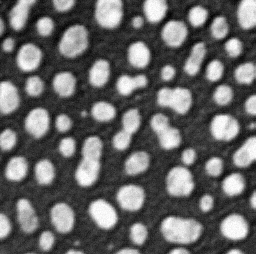
#> input picture classes/class10/Grayscale-Morphology-and-Reconstruction/images/blobs.png, 256 x 254 px, found by its file name; the run also reads 1 picture not shown here
$ jupyter execute --allow-errors morphology-reconstruction.ipynb   (shell and % lines are left out)
#> lines starting #> are read from the running program, lines starting #| are printed output that depends on the picture; after the words box and inside, x2 and y2 are one past the last pixel; in counts of white or black regions, pixels touching at a corner belong together
# Morphology: Binary Methods

[cell 1]

import time

import numpy as np

import matplotlib.image as img
import matplotlib.pyplot as plt

from skimage import io
from skimage.util import img_as_ubyte, img_as_bool, invert

from skimage.morphology import disk, square
from skimage.morphology import binary_dilation
from skimage.morphology import reconstruction

[cell 2]
def show_image(I, N=10, M=10):
    fig, ax = plt.subplots(1, 1, figsize=(N,M))
    ax.imshow(I, cmap='gray')
    ax.set_axis_off()

## Reconstruction: Hole Filling

#> (a cell that did not finish here is left out)

## Reconstruction: Hole Filling

[cell 4]
SE = disk(1)
#> SE = [[0, 1, 0], [1, 1, 1], [0, 1, 0]]

#> (the rest of this cell did not finish here and is left out)

## Reconstruction: Border Clearing

[cell 5]
I2 = io.imread("../../images/blobs.png", as_gray=True)
#> I2 is the input picture: shape (254, 256); min 0, max 255, mean 103.2
I2 = img_as_ubyte(I2[0:100,])
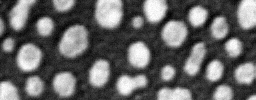
#> I2: shape (100, 256); min 0, max 255, mean 103

B2 = np.where(I2<128, False, True)
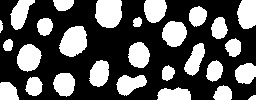
#> B2: shape (100, 256) bool; 35.2% white; 28 white regions, largest, box (x1, y1, x2, y2) and area: (95, 0, 122, 28) 654, (59, 26, 87, 57) 650, (17, 44, 42, 72) 514

show_image(B2, 6, 6)

[cell 6]
SE = disk(1)

G = np.copy(B2)
F0 = np.copy(G)

K = 1
F0[K:-K,K:-K] = 0
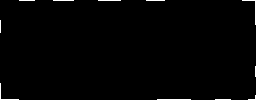
#> F0: shape (100, 256) bool; 0.93% white in thin lines or dots

Fk = reconstruction(F0, G, method='dilation', footprint=SE)
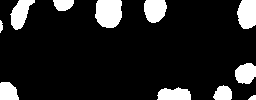
#> Fk: shape (100, 256) float64; values 0 (black) and 1 (white), 13.4% white; 11 white regions, largest, box (x1, y1, x2, y2) and area: (95, 0, 122, 28) 654, (237, 0, 256, 29) 473, (144, 0, 167, 23) 432
Fk = np.bitwise_and(B2, invert(img_as_bool(Fk)))
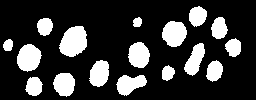
#> Fk: shape (100, 256) bool; 21.8% white; 17 white regions, largest, box (x1, y1, x2, y2) and area: (59, 26, 87, 57) 650, (17, 44, 42, 72) 514, (162, 21, 187, 47) 495

show_image(Fk, 6, 6)
